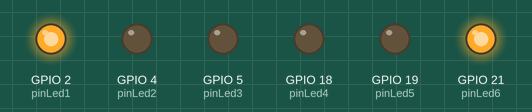
Simulated run of this sketch. Board: ESP32. On the bench: output pins drawn as LEDs (lit = HIGH). What the sketch prints to the serial monitor is not drawn.

Above: at 10.0 s.
At 22.5 s:
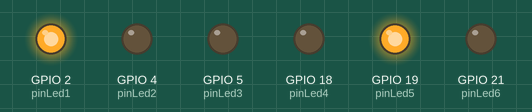
At 35.0 s:
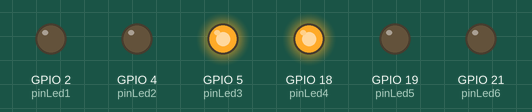
At 47.5 s:
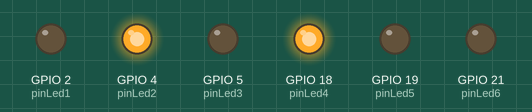
Timing chart, 0 to 65.0 s (numbered marks = the images above):
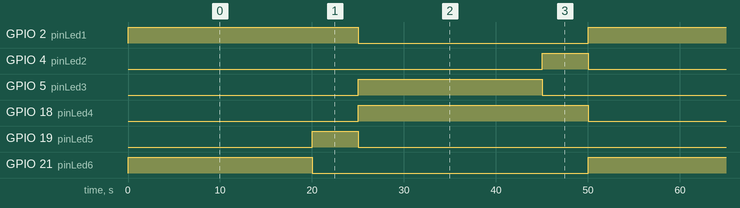

Measured:
- by itself, GPIO 2 (pinLed1), GPIO 18 (pinLed4): alternates HIGH for 25.0 s and LOW for 25.0 s
- by itself, GPIO 4 (pinLed2), GPIO 19 (pinLed5): alternates HIGH for 5.0 s and LOW for 45.0 s
- by itself, GPIO 5 (pinLed3), GPIO 21 (pinLed6): alternates HIGH for 20.0 s and LOW for 30.0 s

The sketch:

semaforoprj.ino
```cpp
#include <WiFi.h>
#include <WiFiClient.h>
//biblioteca para executar um serviço de HTTP, para publicar os arquivos html
#include <WebServer.h>
#include <string.h>

//instancia
WebServer server(80);

//asteristico é um ponteiro da memória
const char *ssid = "Wifi-MAMR";
const char *password = "87654321";

IPAddress local_IP(192,168,0,80);
IPAddress gateway(192,168,0,1);
IPAddress subnet(255,255,255,0);

const int pinLed1 = 2;
const int pinLed2 = 4;
const int pinLed3 = 5;
const int pinLed4 = 18;
const int pinLed5 = 19;
const int pinLed6 = 21;

int tempoAmarelo = 5000;
int tempoVerde = 20000;
int tempoVermelho = 25000;


void setup() {
  Serial.begin(115200);
  //configuração do Acess Point que irá ser fornecido pelo esp32
  Serial.print("Configurando AP...");
  Serial.println(WiFi.softAPConfig(local_IP,gateway,subnet)?"OK":"Erro");
  Serial.print("Iniciando o WiFi....");
  Serial.println(WiFi.softAP(ssid,password));
  Serial.print("Endereço IP");
  Serial.println(WiFi.softAPIP());

  pinMode(pinLed1, OUTPUT);
  pinMode(pinLed2, OUTPUT);
  pinMode(pinLed3, OUTPUT);
  pinMode(pinLed4, OUTPUT);
  pinMode(pinLed5, OUTPUT);
  pinMode(pinLed6, OUTPUT);
  Serial.begin(115200);
}


void loop() {
  acendeLuz();
}
 void acendeLuz(){
  //led1
  digitalWrite(pinLed1, HIGH);
  digitalWrite(pinLed2, LOW);
  digitalWrite(pinLed3, LOW);
  digitalWrite(pinLed4, LOW);
  digitalWrite(pinLed6, HIGH);
  delay(tempoVerde);
  digitalWrite(pinLed6, LOW);
  digitalWrite(pinLed5, HIGH);
  delay(tempoAmarelo);
  digitalWrite(pinLed5, LOW);
  digitalWrite(pinLed1, LOW);

  //led2
  digitalWrite(pinLed4, HIGH);
  digitalWrite(pinLed3, HIGH);
  delay(tempoVerde);
  digitalWrite(pinLed3, LOW);
  digitalWrite(pinLed2, HIGH);
  delay(tempoAmarelo);
  digitalWrite(pinLed2, LOW);
 }
```
